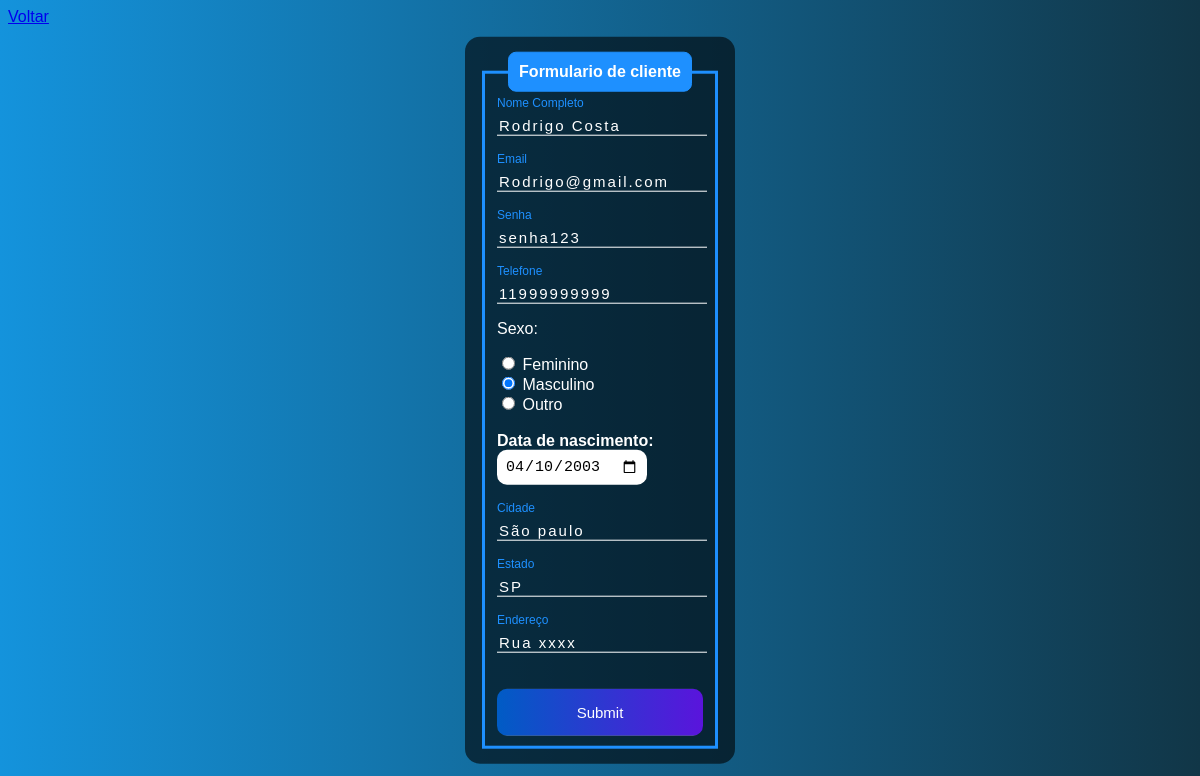
Screenshot of /edit.php?id=8 with the database file from the repository.
### tables this page shows
CREATE TABLE `usuarios` (
  `id` int(11) NOT NULL,
  `nome` varchar(30) NOT NULL,
  `email` varchar(45) NOT NULL,
  `senha` varchar(45) NOT NULL,
  `telefone` varchar(11) NOT NULL,
  `sexo` varchar(15) NOT NULL,
  `endereco` varchar(45) NOT NULL,
  `data_nasc` date NOT NULL,
  `estado` varchar(45) NOT NULL,
  `cidade` varchar(45) NOT NULL
);

### edit.php (the view, shortened to what this page needs)
<?php
    if(!empty($_GET['id'])){
        include_once('config.php');
        $id = $_GET['id'];
        $sqlSelect = "SELECT * FROM usuarios WHERE id=$id";
        $result = $conexao->query($sqlSelect);
        if($result ->num_rows > 0){
            while($user_data = mysqli_fetch_assoc($result)){
            $nome = $user_data['nome'];
            $email = $user_data['email'];
            $senha = $user_data['senha'];
            $telefone = $user_data['telefone'];
            $sexo = $user_data['sexo'];
            $endereco = $user_data['endereco'];
            $data_nasc = $user_data['data_nasc'];
            $estado = $user_data['estado'];
            $cidade = $user_data['cidade'];
            }
        }
        else
        {
            header('Location: sistema.php');
        }
    }else{
        header('Location: sistema.php');
    }
?>
<!DOCTYPE html>
<html lang="en">
<head>
    <link rel="stylesheet" href="css/edit.css">
</head>
<body>
<a href="sistema.php">Voltar</a>
    <div class="box">
        <form action="saveEdit.php" method="post">
            <fieldset>
                <legend><b>Formulario de cliente</b></legend>
                <br>
                <div class="inputBox">
                    <input type="text" name="nome" id="nome" value="<?php  echo $nome?>" class="inputUser" required>
                    <label for="nome" class="labelInput">Nome Completo</label>
                </div>
                <br><br>
                <div class="inputBox">
                    <input type="text" name="email" id="email" value="<?php  echo $email?>" class="inputUser" required>
                    <label for="email" class="labelInput">Email</label>
                </div>
                <br><br>
                <div class="inputBox">
                    <input type="text" name="senha" id="senha" value="<?php  echo $senha?>" class="inputUser" required>
                    <label for="senha" class="labelInput">Senha</label>
                </div>
                <br><br>
                <div class="inputBox">
                    <input type="tel" name="telefone" id="telefone" value="<?php  echo $telefone?>" class="inputUser" required>
                    <label for="telefone" class="labelInput">Telefone</label>
                </div>
                <p>Sexo:</p>
                <input type="radio" id="feminino" name="genero" value="feminino" <?php echo ($sexo == 'feminino') ? 'checked' : '';?> required>
                <label for="feminino">Feminino</label>
                <br>
                <input type="radio" id="masculino" name="genero" value="masculino" <?php echo ($sexo == 'masculino') ? 'checked' : '';?> required>
                <label for="masculino">Masculino</label>
                <br>
                <input type="radio" id="outro" name="genero" value="outro" <?php echo ($sexo == 'outro') ? 'checked' : '';?> required>
                <label for="outro">Outro</label>
                <br>
                <br>
                    <label for="data_nascimento"><b>Data de nascimento:</b> </label>
                    <input type="date" name="data_nascimento" id="data_nascimento" value="<?php  echo $data_nasc?>" required>
                <br><br><br>
                <div class="inputBox">
                    <input type="text" name="cidade" id="cidade" value="<?php  echo $cidade?>" class="inputUser" required>
                    <label for="cidade" class="labelInput">Cidade</label>
                </div>
                <br><br>
                <div class="inputBox">
                    <input type="text" name="estado" id="estado" value="<?php  echo $estado?>" class="inputUser" required>
                    <label for="estado" class="labelInput">Estado</label>
                </div>
                <br><br>
                <div class="inputBox">
                    <input type="text" name="endereco" id="endereco" value="<?php  echo $endereco?>" class="inputUser" required>
                    <label for="endereco" class="labelInput">Endereço</label>
                </div>
                <br><br>
                <input type="submit" name="update" id="update">
            </fieldset>
        </form>
    </div>
</body>
</html>

### css/edit.css (style rules this page uses)
body { font-family: Arial, Helvetica, sans-serif; background-image: linear-gradient(to right, rgb(20,147,220), rgb(17,54,71)); }
.box { position: absolute; top: 50%; left: 50%; transform: translate(-50%, -50%); background-color: rgba(0, 0, 0, 0.6); padding: 15px; border-radius: 15px; width: 20%; color: white; }
fieldset { border: 3px solid dodgerblue; }
legend { border: 1px solid dodgerblue; padding: 10px; text-align: center; background-color: dodgerblue; border-radius: 8px; }
.inputBox { position: relative; }
.inputUser { background: none; border: none; border-bottom: 1px solid white; outline: none; color: white; font-size: 15px; width: 100%; letter-spacing: 2px; }
.labelInput { position: absolute; top: 0px; left: 0px; pointer-events: none; transition: .5px; }
.inputUser:focus ~ .labelInput, .inputUser:valid ~ .labelInput { top: -20px; font-size: 12px; color: dodgerblue; }
#data_nascimento { border: none; padding: 8px; border-radius: 10px; outline: none; font-size: 15px; }
#update { background-image: linear-gradient(to right, rgb(0,92,197), rgb(90,20,220)); width: 100%; border: none; padding: 15px; color: white; font-size: 15px; cursor: pointer; border-radius: 10px; }

### rows the page displays
usuarios: nome "Rodrigo Costa", email "Rodrigo@gmail.com", senha "senha123", telefone "11999999999", sexo "☐ Feminino", sexo "☑ Masculino", sexo "☐ Outro", data_nascimento "04/10/2003", cidade "São paulo", estado "SP", endereco "Rua xxxx"
